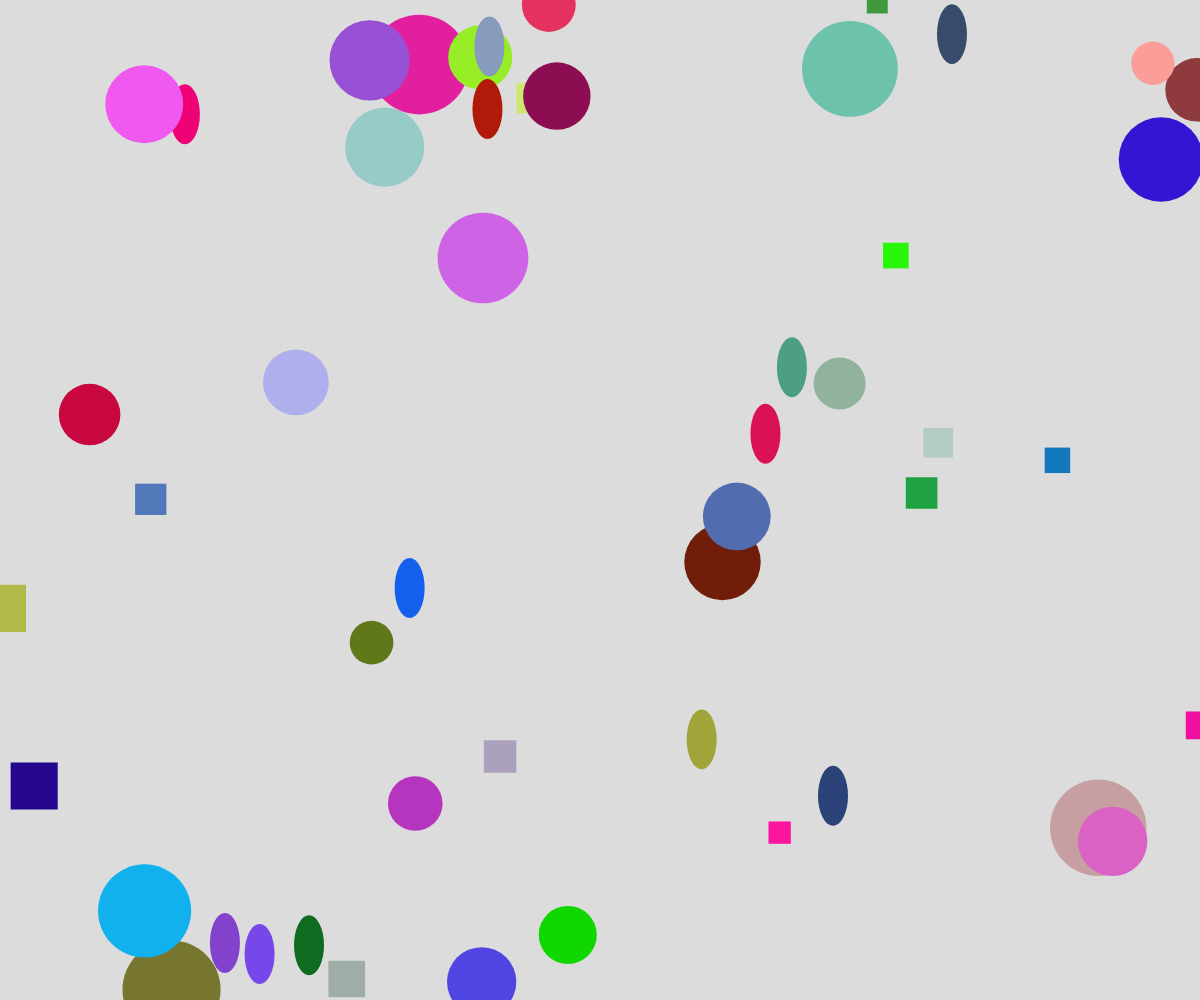
Frame 1 (no input)
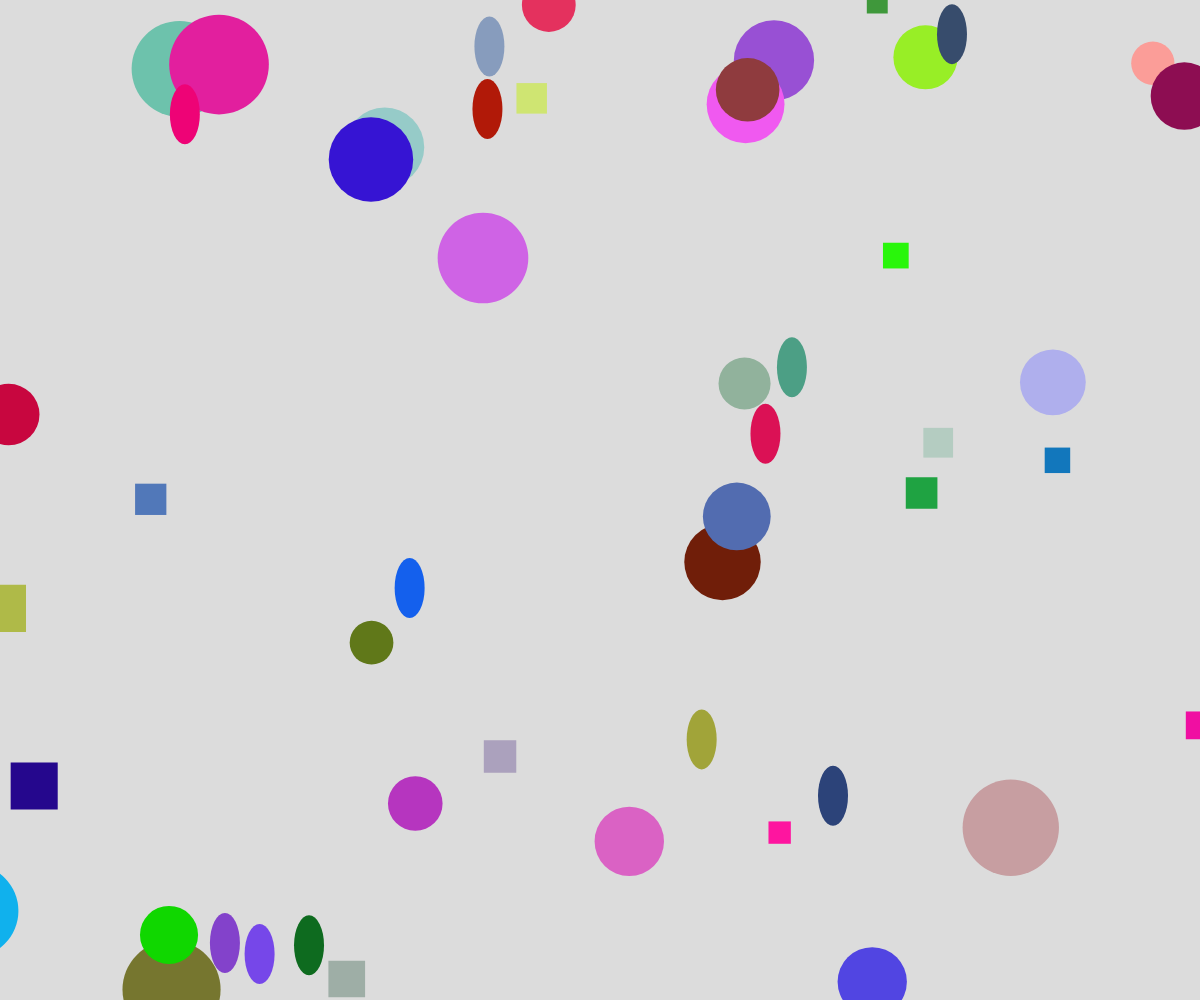
Frame 60 (no input)
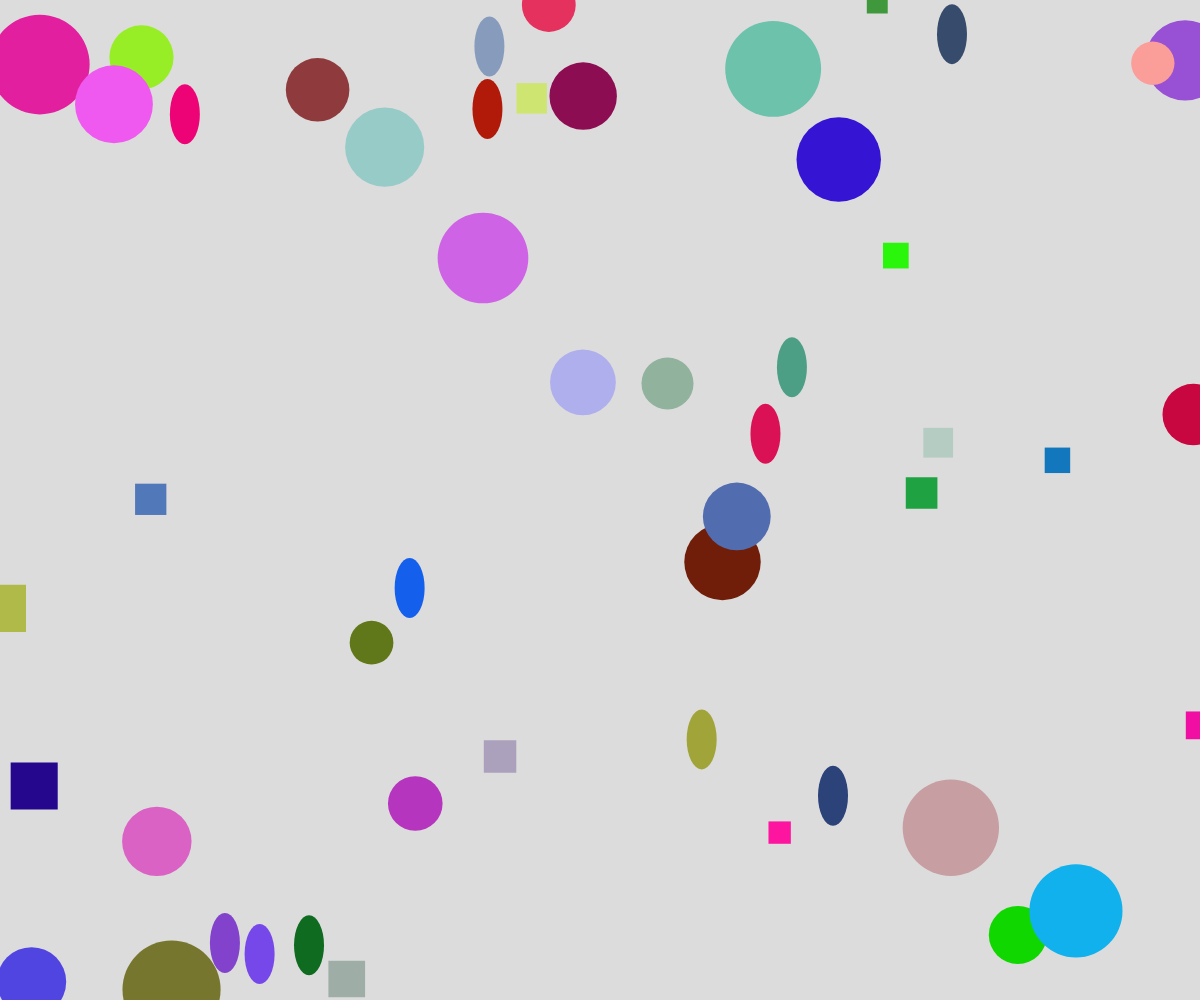
Frame 120 (the mouse pressed at the canvas centre since frame 60)

The p5.js sketch that drew these frames (run headless with seeded random() and noise() and a simulated clock; from frame 60 on, the mouse is pressed at the canvas centre):

// p5.js sketch
// ── sketch.js
// OOp Inheritance Demo
// Your Name
// Date

let theShapes = [];

function setup() {
  createCanvas(windowWidth, windowHeight);
  for(let i = 0; i < 50; i++) {
    let someColor = color(random(255), random(255), random(255));
    let x = random(width);
    let y = random(height);
    let choice = random(100);
    if(choice < 25) {
      let someShape = new Shape(x, y, someColor);
      theShapes.push(someShape);
    }
    else if (choice < 50) {
      let radius = random(20, 50);
      let someCircle = new Circle(x, y, someColor, radius);
      theShapes.push(someCircle);
    }
    else if (choice < 75){
      let size = random(20, 50);
      let someSquare = new Square(x, y, someColor, size);
      theShapes.push(someSquare);
    }
    else {
      let radius = random(20, 50);
      let speed = random(5, 20);
      let movingCirc = new MovingCircle(x, y, someColor, radius, speed);
      theShapes.push(movingCirc);

    }
  }
}

function draw() {
  background(220);
  for (let theShape of theShapes) {
    theShape.display();
  }
  
}

class Shape {
  constructor(x, y, color) {
    this.x = x;
    this.y = y;
    this.color = color;

  }
  display() {
    //placehodler display function
    noStroke();
    fill(this.color);
    ellipse(this.x, this.y, 30, 60);
  }

}

class Circle extends Shape {
  constructor(x, y, color, radius) {
    super(x, y, color);
    this.radius = radius;
  }

  display() {
    noStroke();
    fill(this.color);
    circle(this.x, this.y, this.radius *2);
  }

}

class Square extends Shape {
  constructor(x, y, color, size) {
    super(x, y, color);
    this.size = size;
  }
  display() {
    noStroke();
    fill(this.color);
    rectMode(CENTER);
    rect(this.x, this.y, this.size, this.size);
  }
}
class MovingCircle extends Circle {
  constructor(x, y, color, radius, speed) {
    super(x, y, color, radius);
    this.speed = speed;
  }
  update() {
    this.x += this.speed;
    if (this.x > width) {
      this.x = -this.radius;
    }
  }

  display() {
    this.update();
    super.display();
  }
}
